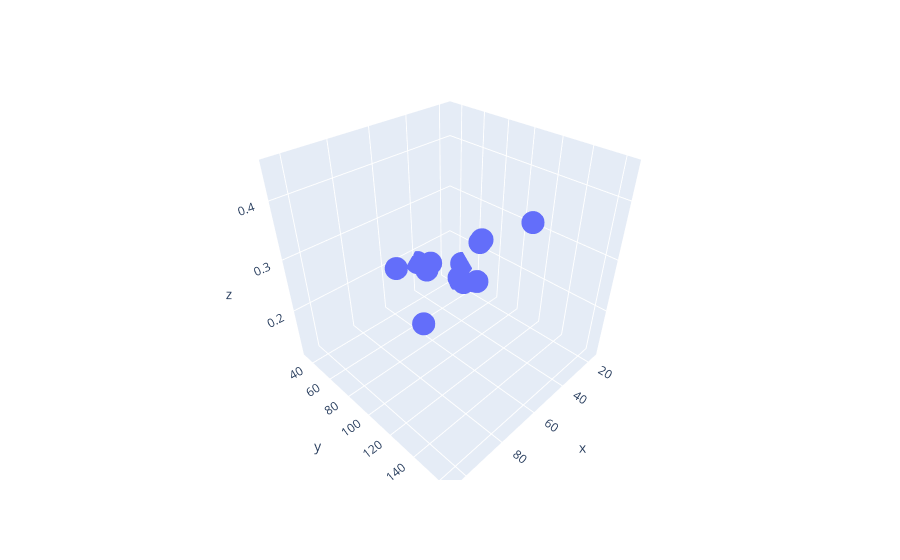

Notebook code for this chart:
### Markdown cell above
### Remove outliers and plot!

### Code cell
import plotly.express as px
import pandas as pd

n_std = 1

center = np.mean(points_3d_arr, axis=0)
radius_display = np.std(points_3d_arr)*n_std

points_3d_arr_outliers_removed = np.array(
    [point for point in points_3d_arr if (np.sqrt(np.sum((point - center)**2)) < radius_display)]).reshape((-1, 3))

print(f"Showing only {points_3d_arr_outliers_removed.shape} of {points_3d_arr.shape} points")

df = pd.DataFrame(columns=['x', 'y', 'z'], data=points_3d_arr_outliers_removed)
fig = px.scatter_3d(df, x='x', y='y', z='z')
fig.show()

### Figure 1 — Plotly figure (JSON) as saved in the notebook; plotly's stock layout.template omitted (floating-point values rounded to 4 significant figures)
{"data": [{"hovertemplate": "x=%{x}<br>y=%{y}<br>z=%{z}<extra></extra>", "legendgroup": "", "marker": {"color": "#636efa", "symbol": "circle"}, "mode": "markers", "name": "", "scene": "scene", "showlegend": false, "type": "scatter3d", "x": [20.52, 16.0, 44.62, 71.27, 71.27, 19.46, 20.17, 35.97, 32.01, 33.25, 42.59, 39.9, 36.16, 58.11, 58.11, 58.11, 105.3], "y": [69.53, 45.62, 101.8, 163.8, 163.8, 57.48, 50.64, 87.89, 35.0, 71.72, 80.25, 33.01, 37.22, 41.46, 41.46, 41.46, 147.5], "z": [0.2311, 0.1457, 0.3138, 0.4508, 0.4508, 0.1124, 0.1149, 0.1969, 0.1626, 0.167, 0.2078, 0.176, 0.1565, 0.2069, 0.2069, 0.2069, 0.3568]}], "layout": {"legend": {"tracegroupgap": 0}, "margin": {"t": 60}, "scene": {"domain": {"x": [0, 1], "y": [0, 1]}, "xaxis": {"title": {"text": "x"}}, "yaxis": {"title": {"text": "y"}}, "zaxis": {"title": {"text": "z"}}}}}
